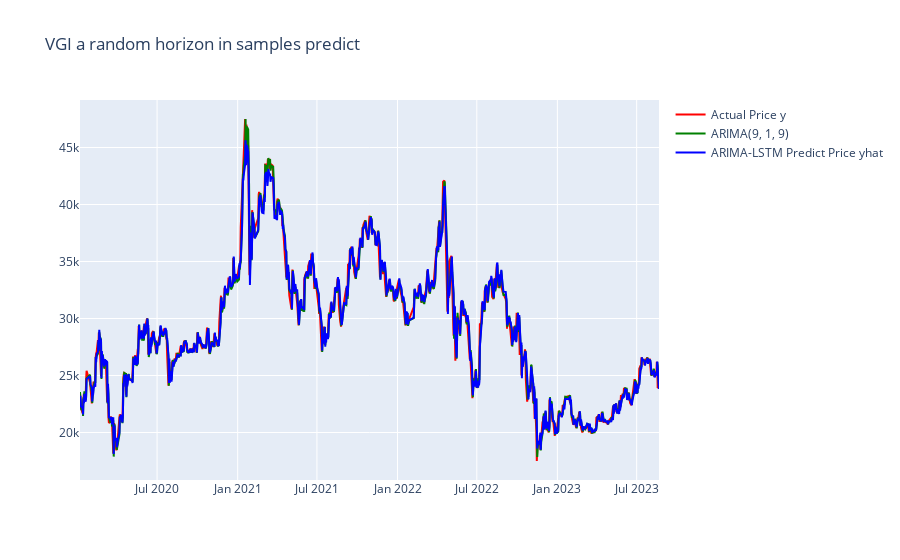

This figure's notebook cell:
### Code cell
my_df = df_fw_list[0].reset_index()


fig = go.Figure()

actual_scat = go.Scatter(x=my_df['ds'][LSTM_loop_back:], y=my_df['y'][LSTM_loop_back:], mode='lines', name="Actual Price y", line=dict(color='red'))

# get predict
predicted = get_predict(model=list_LSTM_model[0],X=X_train_list[0], scaler=scaler_LSTM_list[0])
# plot it
predicted_scat = go.Scatter(x=my_df['ds'][LSTM_loop_back:], y=predicted, mode='lines', name="ARIMA-LSTM Predict Price yhat", line=dict(color='blue'))

prop_predicted_scat = go.Scatter(x=my_df['ds'][LSTM_loop_back:], y=df_predict_list[0]['yhat'][LSTM_loop_back:], mode='lines', name=f"ARIMA{best_p,1,best_q}", line=dict(color='green'))


fig.add_trace(actual_scat)
fig.add_trace(prop_predicted_scat)
fig.add_trace(predicted_scat)
fig.update_layout(title_text=f'{stock_target} a random horizon in samples predict')

### Figure 1 — Plotly figure (JSON) as saved in the notebook; plotly's stock layout.template omitted (floating-point values rounded to 4 significant figures; data arrays with more than 128 entries replaced by an {"elided": "..."} marker saying what was removed)
{"data": [{"line": {"color": "red"}, "mode": "lines", "name": "Actual Price y", "type": "scatter", "x": {"elided": "905 str values"}, "y": {"elided": "905 int values"}}, {"line": {"color": "green"}, "mode": "lines", "name": "ARIMA(9, 1, 9)", "type": "scatter", "x": {"elided": "905 str values"}, "y": {"elided": "905 float values"}}, {"line": {"color": "blue"}, "mode": "lines", "name": "ARIMA-LSTM Predict Price yhat", "type": "scatter", "x": {"elided": "905 str values"}, "y": {"elided": "905 float values"}}], "layout": {"title": {"text": "VGI a random horizon in samples predict"}}}
